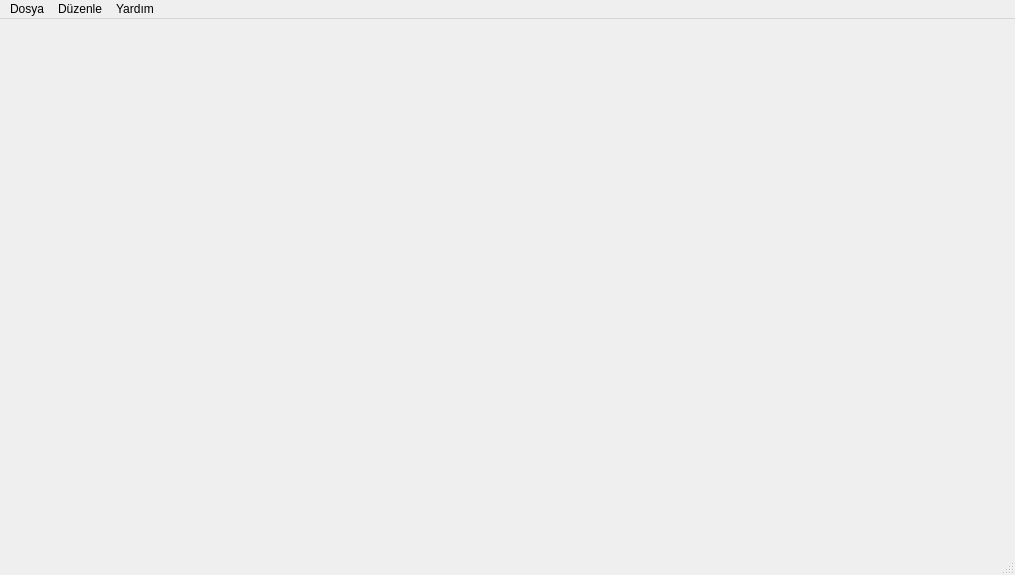
<?xml version="1.0" encoding="UTF-8"?>
<ui version="4.0">
 <class>MainWindow</class>
 <widget class="QMainWindow" name="MainWindow">
  <property name="geometry">
   <rect>
    <x>0</x>
    <y>0</y>
    <width>1015</width>
    <height>575</height>
   </rect>
  </property>
  <property name="windowTitle">
   <string>İstenmeyen Nesne Tespiti Uygulaması</string>
  </property>
  <widget class="QWidget" name="centralwidget"/>
  <widget class="QMenuBar" name="menubar">
   <property name="geometry">
    <rect>
     <x>0</x>
     <y>0</y>
     <width>1015</width>
     <height>21</height>
    </rect>
   </property>
   <widget class="QMenu" name="menuDosya">
    <property name="title">
     <string>Dosya</string>
    </property>
    <addaction name="actionResim_A"/>
    <addaction name="actionVideo_A"/>
    <addaction name="actionKaydet"/>
    <addaction name="actionDosyay_Kapat"/>
    <addaction name="separator"/>
    <addaction name="actionProgramdan_k"/>
   </widget>
   <widget class="QMenu" name="menuE_itim">
    <property name="title">
     <string>Düzenle</string>
    </property>
    <addaction name="actionVeri_D_zenleme"/>
    <addaction name="actionModel_E_itimi"/>
    <addaction name="separator"/>
    <addaction name="actionAyarlar"/>
   </widget>
   <widget class="QMenu" name="menuYard_m">
    <property name="title">
     <string>Yardım</string>
    </property>
    <addaction name="actionYard_m"/>
    <addaction name="separator"/>
    <addaction name="actionHakk_nda"/>
   </widget>
   <addaction name="menuDosya"/>
   <addaction name="menuE_itim"/>
   <addaction name="menuYard_m"/>
  </widget>
  <widget class="QStatusBar" name="statusbar"/>
  <action name="actionResim_A">
   <property name="text">
    <string>Resim Aç</string>
   </property>
  </action>
  <action name="actionVideo_A">
   <property name="text">
    <string>Video Aç</string>
   </property>
  </action>
  <action name="actionKaydet">
   <property name="text">
    <string>Kaydet</string>
   </property>
  </action>
  <action name="actionDosyay_Kapat">
   <property name="text">
    <string>Dosyayı Kapat</string>
   </property>
  </action>
  <action name="actionProgramdan_k">
   <property name="text">
    <string>Programdan Çık</string>
   </property>
  </action>
  <action name="actionVeri_D_zenleme">
   <property name="text">
    <string>Veri Düzenleme</string>
   </property>
  </action>
  <action name="actionModel_E_itimi">
   <property name="text">
    <string>Model Eğitimi</string>
   </property>
  </action>
  <action name="actionYard_m">
   <property name="text">
    <string>Yardım</string>
   </property>
  </action>
  <action name="actionHakk_nda">
   <property name="text">
    <string>Hakkında</string>
   </property>
  </action>
  <action name="actionAyarlar">
   <property name="text">
    <string>Ayarlar</string>
   </property>
  </action>
 </widget>
 <resources/>
 <connections/>
</ui>
